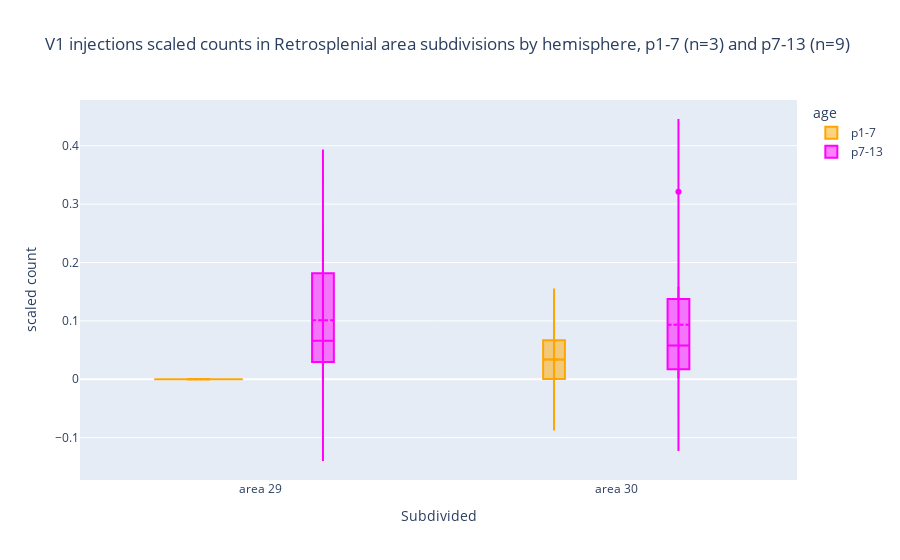

The cell this chart's notebook holds for it:
### Code cell
plot_scaledcount_zoomed_sub(
    subdivided_rsc_grouped,
    "V1 injections scaled counts in Retrosplenial area subdivisions by hemisphere, p1-7 (n=3) and p7-13 (n=9) ",
)

### Figure 1 — Plotly figure (JSON) as saved in the notebook; plotly's stock layout.template omitted (floating-point values rounded to 4 significant figures)
{"data": [{"alignmentgroup": "True", "box": {"visible": true}, "hovertemplate": "age=p1-7<br>Subdivided=%{x}<br>scaled count=%{y}<extra></extra>", "legendgroup": "p1-7", "marker": {"color": "orange"}, "meanline": {"visible": true}, "name": "p1-7", "offsetgroup": "p1-7", "orientation": "v", "scalegroup": "True", "showlegend": true, "type": "violin", "x": ["area 29", "area 30", "area 29", "area 30"], "x0": " ", "xaxis": "x", "y": [0.000176, 0.06704, 8.422e-05, 0.0006737], "y0": " ", "yaxis": "y"}, {"alignmentgroup": "True", "box": {"visible": true}, "hovertemplate": "age=p7-13<br>Subdivided=%{x}<br>scaled count=%{y}<extra></extra>", "legendgroup": "p7-13", "marker": {"color": "magenta"}, "meanline": {"visible": true}, "name": "p7-13", "offsetgroup": "p7-13", "orientation": "v", "scalegroup": "True", "showlegend": true, "type": "violin", "x": ["area 29", "area 30", "area 29", "area 30", "area 30", "area 29", "area 30", "area 29", "area 30", "area 29", "area 30", "area 29", "area 30", "area 29", "area 30", "area 29"], "x0": " ", "xaxis": "x", "y": [0.2532, 0.05764, 0.2532, 0.05764, 0.01246, 0.0818, 0.1166, 0.05024, 0.321, 0.008917, 0.02166, 0.1099, 0.1583, 0.0003455, 0.001728, 0.0504], "y0": " ", "yaxis": "y"}], "layout": {"legend": {"title": {"text": "age"}, "tracegroupgap": 0}, "title": {"text": "V1 injections scaled counts in Retrosplenial area subdivisions by hemisphere, p1-7 (n=3) and p7-13 (n=9) "}, "violinmode": "group", "xaxis": {"anchor": "y", "domain": [0, 1], "title": {"text": "Subdivided"}}, "yaxis": {"anchor": "x", "domain": [0, 1], "title": {"text": "scaled count"}}}}
